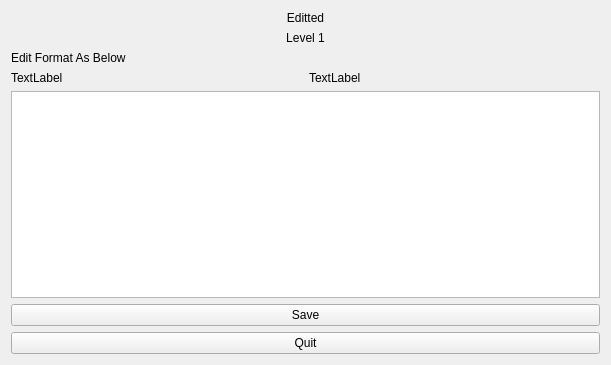
<?xml version="1.0" encoding="UTF-8"?>
<ui version="4.0">
 <class>editLevelForm</class>
 <widget class="QWidget" name="editLevelForm">
  <property name="geometry">
   <rect>
    <x>0</x>
    <y>0</y>
    <width>611</width>
    <height>365</height>
   </rect>
  </property>
  <property name="windowTitle">
   <string>Form</string>
  </property>
  <layout class="QHBoxLayout" name="horizontalLayout">
   <item>
    <layout class="QVBoxLayout" name="sideLayout_4">
     <item>
      <widget class="QLabel" name="levelInfoLabel_4">
       <property name="text">
        <string>Editted</string>
       </property>
       <property name="alignment">
        <set>Qt::AlignCenter</set>
       </property>
      </widget>
     </item>
     <item>
      <widget class="QLabel" name="editNumLabel">
       <property name="text">
        <string>Level 1</string>
       </property>
       <property name="alignment">
        <set>Qt::AlignCenter</set>
       </property>
      </widget>
     </item>
     <item>
      <widget class="QLabel" name="label_304">
       <property name="text">
        <string>Edit Format As Below</string>
       </property>
      </widget>
     </item>
     <item>
      <layout class="QHBoxLayout" name="editInfoLayout">
       <item>
        <widget class="QLabel" name="editExampleLabel">
         <property name="text">
          <string>TextLabel</string>
         </property>
        </widget>
       </item>
       <item>
        <widget class="QLabel" name="editFormLabel">
         <property name="text">
          <string>TextLabel</string>
         </property>
        </widget>
       </item>
      </layout>
     </item>
     <item>
      <widget class="QTextEdit" name="textEdit"/>
     </item>
     <item>
      <widget class="QPushButton" name="resetBotton_4">
       <property name="text">
        <string>Save</string>
       </property>
      </widget>
     </item>
     <item>
      <widget class="QPushButton" name="quitBotton_4">
       <property name="text">
        <string>Quit</string>
       </property>
      </widget>
     </item>
    </layout>
   </item>
  </layout>
 </widget>
 <resources/>
 <connections/>
</ui>
